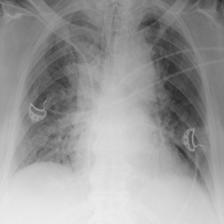
#> input picture mstrCode/mainExp/AI/xRay/dataset/test/Covid-19/COVID-19 (1044).jpg, 224 x 224 px; its folder holds only this picture in this run
$ jupyter execute --allow-errors tmp.ipynb
#> lines starting #> are read from the running program, lines starting #| are printed output that depends on the picture; after the words box and inside, x2 and y2 are one past the last pixel; in counts of white or black regions, pixels touching at a corner belong together
[cell 1]
import os
import re
import cv2
import glob
import tempfile
import subprocess
import numpy as np
from math import log
from joblib import Parallel, delayed
from sklearn.model_selection import train_test_split, StratifiedKFold
from sklearn.ensemble import RandomForestClassifier
from sklearn.metrics import classification_report, accuracy_score

# Path to your ripser executable
RIPSER_PATH = "./../../ripser/ripser"

# Classes defined in your dataset
CLASSES = ['Normal', 'Pneumonia-Bacterial', 'Pneumonia-Viral', 'COVID-19', 'Tuberculosis', 'Emphysema']
DATASET_DIR = "dataset" # Fill in with the actual path

[cell 2]
def image_to_point_cloud(image_path, max_points=200000):
    """Loads an image, applies Canny edge detection, and samples a point cloud."""
#> called with max_points = 200000
    img = cv2.imread(image_path, cv2.IMREAD_GRAYSCALE)
#> img is the input picture: shape (224, 224); min 40, max 239, mean 154.5
    if img is None:
        return None

    edges = cv2.Canny(img, 50, 150)
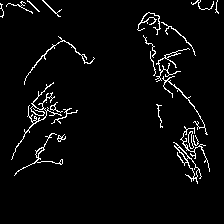
#> edges: shape (224, 224); 3.7% white in thin lines or dots, all inside (x1, y1, x2, y2) = (0, 0, 219, 184)
    points = np.argwhere(edges > 0)
#> points = 1865 pairs, first value 0 to 183, second value 0 to 218

    if len(points) < 10:
        return None

    if len(points) > max_points:
        idx = np.random.choice(len(points), max_points, replace=False)
        points = points[idx]

    return points

# [113 lines left out: functions parse_ripser_stdout, extract_betti_curves, process_single_image_raw, calculate_persistent_entropy, extract_persistent_landscapes, not called in this run]

def process_single_image_tda(image_path):
    """Full TDA pipeline including Betti Curves, Entropy, and Landscapes."""
    # Total vector size: 100 (Betti) + 10 (Entropy) + 60 (Landscapes) = 170
    default_features = np.zeros(170)

    points = image_to_point_cloud(image_path)
    if points is None: return default_features

    with tempfile.NamedTemporaryFile(mode='w+', delete=False, suffix='.txt') as tmp_file:
        for p in points: tmp_file.write(f"{p[0]} {p[1]}\n")
#> this loop made 1865 passes
#> p on passes 1 to 3: [0, 27], [0, 42], [0, 43]
        tmp_file_path = tmp_file.name

    try:
        result = subprocess.run([RIPSER_PATH, tmp_file_path], capture_output=True, text=True, check=True)
        intervals = parse_ripser_stdout(result.stdout)

        # Concatenate features
        betti = extract_betti_curves(intervals) # 100
        entropy = calculate_persistent_entropy(intervals) # 10
        landscapes = extract_persistent_landscapes(intervals) # 60

        return np.concatenate([betti, entropy, landscapes])
    except Exception:
        return default_features
    finally:
        if os.path.exists(tmp_file_path): os.remove(tmp_file_path)
